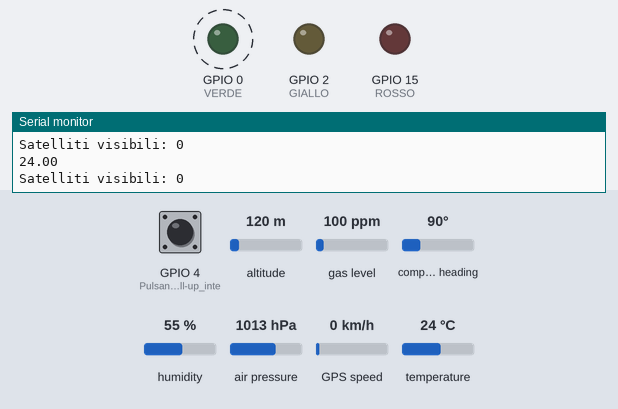
Bench run of a sketch on a simulated ESP32. Parts: output pins drawn as LEDs (lit = HIGH), the last lines printed to the serial monitor. Dashed ring = blinking. Inputs (shaded band) come from the test bench; at power-on: temperature 24 °C, GPIO 4 (Pulsante_con_pull-up_inte) HIGH, altitude 120 m, gas level 100 ppm, compass heading 90°, humidity 55 %, air pressure 1013 hPa, GPS speed 0 km/h. WiFi joins after 1.5 s; servers stay silent unless stated; storage starts empty; the GPS gets a fix after 3 s at 37.7749, -122.4194 with 8 satellites.

Above: at 2.7 s.
2.8 s: temperature set to 27.1 °C
6.3 s: temperature set to 28.4 °C
At 7.1 s:
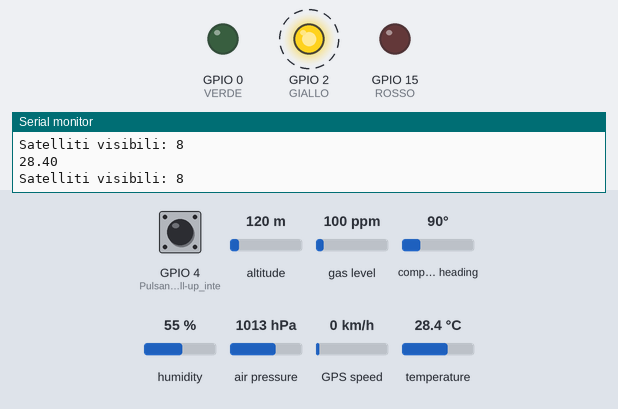
10.5 s: temperature set to 12 °C
At 14.5 s:
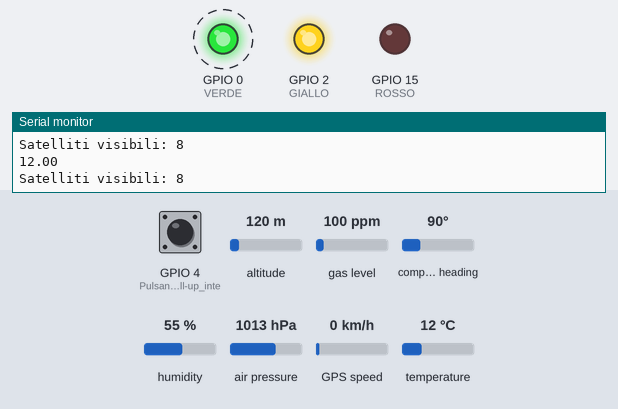
14.7 s: temperature set to 41 °C
At 15.9 s:
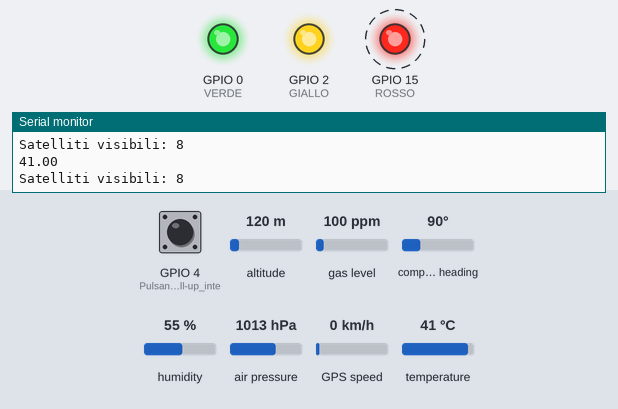
18.9 s: GPIO 4 (Pulsante_con_pull-up_inte) pulled LOW for 0.15 s
22.4 s: GPIO 4 (Pulsante_con_pull-up_inte) pulled LOW for 1 s
Timing chart, 0 to 26.9 s (numbered marks = the images above; inputs shaded):
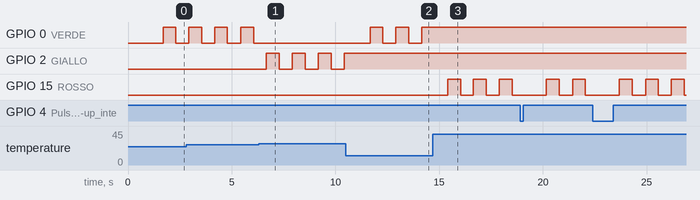

Measured:
- the behaviour switches between 27.9 and 28 °C on temperature (found by bisection; images 0 and 1)
- after the input at 6.3 s, GPIO 0 (VERDE): stops changing and stays LOW; GPIO 2 (GIALLO): alternates HIGH for 0.63 s and LOW for 0.62 s, starting after 0.37 s
- after the input at 10.5 s, GPIO 0 (VERDE): alternates HIGH for 0.62 s and LOW for 0.63 s, starting after 1.2 s; GPIO 2 (GIALLO): stops changing and stays HIGH
- after the input at 14.7 s, GPIO 0 (VERDE): stops changing and stays HIGH; GPIO 15 (ROSSO): alternates HIGH for 0.63 s and LOW for 0.62 s, starting after 0.71 s
- by itself, GPIO 0 (VERDE): alternates HIGH for 0.62 s and LOW for 0.63 s

The sketch:

MeteoStation.ino
```cpp
#include <TinyGPS++.h>
#include <HardwareSerial.h>
#include <WiFi.h>
#include <HTTPClient.h>
#include <Adafruit_Sensor.h>
#include "Adafruit_BME680.h"
#include <Wire.h>
#include <SPI.h>
#include <SD.h>
#include <FS.h>

// WiFi
const char *ssid = "Redmi";
const char *pass = "prova123";

// Timer
unsigned long ultimoInvio = 0;
const unsigned long intervallo = 30000; // invia dati ogni 30 secondi
unsigned long startTime = millis(); // tempo iniziale

// Sensori
Adafruit_BME680 bme;
TinyGPSPlus gps;
HardwareSerial gpsSerial(1);  // UART1 su pin 16 (RX) e 17 (TX)

void setup() {
  Wire.begin(21, 22);  // SDA, SCL
  Serial.begin(115200);
  gpsSerial.begin(9600, SERIAL_8N1, 16, 17); // RX = 16, TX = 17
  pinMode(4, INPUT_PULLUP); // Pulsante con pull-up interno
  setupLed();

  // Pulizia buffer seriali
  while (Serial.available() > 0) Serial.read();
  while (gpsSerial.available() > 0) gpsSerial.read();

  Serial.println();

  setupWifi();
  setupSensor();
  setupSD();
  readFile();

  Serial.println("Avvio lettura GPS...");
}

void loop() {

  // Leggo i caratteri in arrivo dal GPS

  while (gpsSerial.available() > 0) {
    char c = gpsSerial.read();
    gps.encode(c);
  }

  // Reset dati quando premi il pulsante
  if (digitalRead(4) == LOW) {  // pulsante premuto (connesso a GND)
    Serial.println("Pulsante premuto, resetto dati SD...");
    resetSD();
    delay(1000);
  }

  Serial.print("Satelliti visibili: ");
  Serial.println(gps.satellites.value());

  static double ultimaTemperatura = 0; // valore persistente

  // Leggi sempre la temperatura per LED
  if (bme.performReading()) {
    ultimaTemperatura = bme.temperature;
    Serial.println(ultimaTemperatura);
    checkLed(ultimaTemperatura); // Aggiorna il LED in base alla temperatura
  }

  // Invio dati ogni 30 secondi
  if(millis() - ultimoInvio >= intervallo) {
    ultimoInvio = millis();

    // Se ci sono nuove coordinate valide
    if (bme.performReading()) {
      double lat = 0.0;
      double lon = 0.0;
      if (gps.location.isValid()) {
        lat = gps.location.lat();
        lon = gps.location.lng();
      } else {
        Serial.println("Non ci sono abbastanza satelliti disponibili, imposto latitudine e longitudine di default");
      }

      double temp = bme.temperature;
      double pres = bme.pressure / 100.0;
      double humi = bme.humidity;

      // Invio dati al server o salvo su SD
      if (WiFi.status() == WL_CONNECTED) {
        HTTPClient http;
        http.begin("http://10.74.159.244:8000/api/esp-data");
        http.addHeader("Content-Type", "application/x-www-form-urlencoded");
        http.setTimeout(3000);
        String dati = "lat=" + String(lat, 6) + "&lon=" + String(lon, 6) + "&temp=" + String(temp) + "&pres=" + String(pres) + "&humi=" + String(humi);
        int code = http.POST(dati);
        // 200 se è corretto
        if (code > 0 && code == HTTP_CODE_OK) {
            String risposta = http.getString();
            Serial.println("Risposta server: " + risposta);
        } else {
            Serial.println("Errore POST o assenza di Wifi");
            salvaSD(lat, lon, temp, pres, humi);
        }
        http.end();
      } else {
        salvaSD(lat, lon, temp, pres, humi);
      }
    }else{
      Serial.println("Fix non ancora pronto o dati BME non validi");
    }
  }
}

// salva dati su SD
void salvaSD(double lat, double lon, double temp, double pres, double humi){
  Serial.println("Wifi non presente/Errore POST, procedo con la scrittura dei dati sull'SD!");

  File fl = SD.open("/gps_data.txt", FILE_APPEND);
  if(!fl) {
    Serial.println("Errore apertura file gps_data.txt");
    return;
  }
  Serial.println("File aperto, scrittura in corso...");
  fl.println("Latitudine: " + String(lat)
            + ", Longitudine: " + String(lon)
            + ", Temperatura: " + String(temp)
            + ", Pressione: " + String(pres)
            + ", Umidità: " + String(humi)
            );
  fl.flush();
  fl.close();
  Serial.println("Scrittura su SD avvenuta con successo!");
}

// resetta dati presenti su SD
void resetSD() {
  if (SD.exists("/gps_data.txt")) {
    SD.remove("/gps_data.txt");
    Serial.println("File gps_data.txt eliminato dalla SD!");
  } else {
    Serial.println("Nessun file da eliminare.");
  }

  File fl = SD.open("/gps_data.txt", FILE_WRITE);
  if (fl) {
    fl.close();
    Serial.println("File vuoto ricreato dopo il reset.");
  } else {
    Serial.println("Errore nella creazione del file vuoto.");
  }
}

// setup per connessione al wifi/passaggio in modalita salvataggio su SD
void setupWifi() {
  WiFi.begin(ssid, pass);
  while (WiFi.status() != WL_CONNECTED && millis() - startTime < 10000 ) {
      delay(500);
      Serial.print(".");
    }

    if (WiFi.status() == WL_CONNECTED){
      Serial.println();
      Serial.println("WiFi connesso!");
    } else {
      Serial.println();
      Serial.println("WiFi non disponibile. Proseguo in modalità offline.");
    }
}

// setup BME688 sensor
void setupSensor() {
  if(!bme.begin(0x76, &Wire)) {
      Serial.println("Sensore BME688 non trovata");
      while(1);
  }

  Serial.println("Sensore BME688 collegato");

  // parametri per la precisione dei dati
  bme.setTemperatureOversampling(BME680_OS_16X);
  bme.setPressureOversampling(BME680_OS_4X);
  bme.setHumidityOversampling(BME680_OS_4X);
}

// setup per SD
void setupSD() {
  if (!SD.begin(5)) {
    Serial.println("Scheda SD non trovata");
    while (1);
  }
  Serial.println("Scheda SD collegata");
}

// lettura da file
void readFile() {
  Serial.println("Avvio lettura dati vecchi su Scheda SD!");
  File fl = SD.open("/gps_data.txt", FILE_READ);

  if (!fl) {
    Serial.println("Errore apertura file gps_data.txt");
    return;
  }

  Serial.println("File aperto, contenuto:");
  while (fl.available()) {
    String riga = fl.readStringUntil('\n');
    riga.trim();  // Rimuove eventuali \r\n residui
    Serial.println(riga);
  }
  fl.close();
}


// setup iniziale dei LED
void setupLed() {
  pinMode(15, OUTPUT); // ROSSO
  pinMode(2, OUTPUT); // GIALLO
  pinMode(0, OUTPUT); // VERDE
  digitalWrite(15, LOW);
  digitalWrite(2, LOW);
  digitalWrite(0, LOW);
}

void checkLed(double temp) {
  static unsigned long lastBlink = 0;
  static bool ledState = false;
  const unsigned long blinkInterval = 500; // lampeggia ogni 500ms

  unsigned long now = millis();
  if (now - lastBlink >= blinkInterval) {
    lastBlink = now;
    ledState = !ledState;

    // ROSSO: allarme
    if (temp >= 34 || temp < -2) {
      digitalWrite(15, ledState);
    }
    // GIALLO: attenzione
    else if((temp >= -2 && temp <= 10) || (temp >= 28 && temp < 34)){
      digitalWrite(2, ledState);
    }
    // VERDE: tutto ok
    else {
      digitalWrite(0, ledState);
    }
  }
}
```
